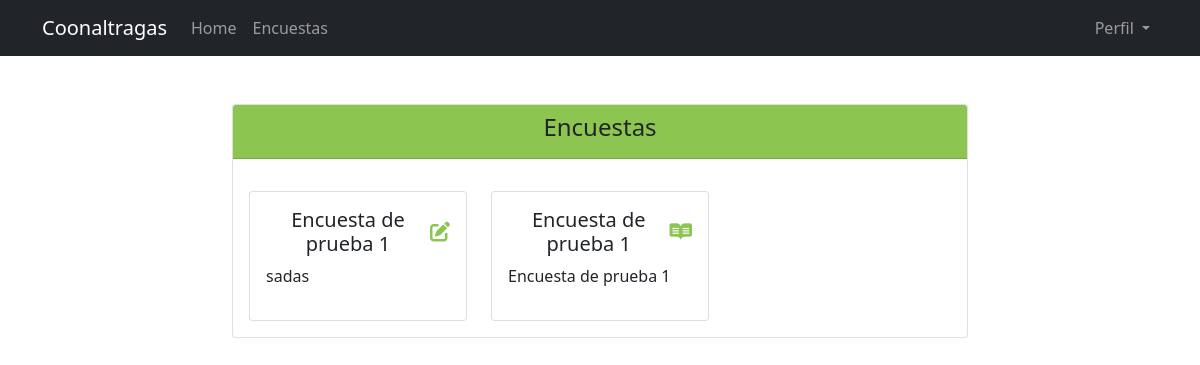
The app's page /encuestas/listaencuestas/ (signed in), older data.
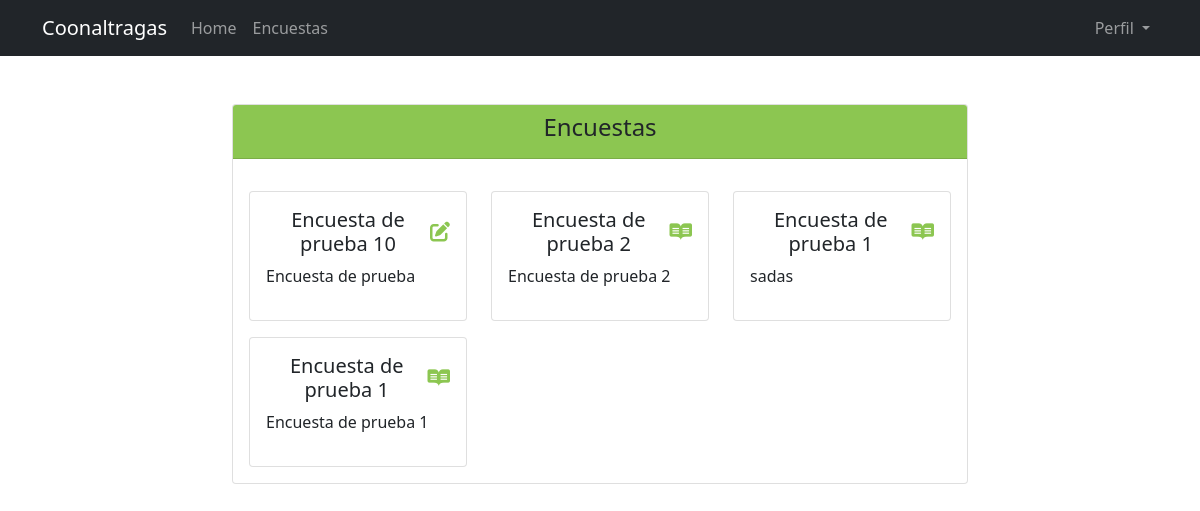
The same page, newer data.
### encuestas/models.py (models this page shows, shortened)
class Encuesta(BaseModel):
    user = models.ForeignKey(User, on_delete=models.PROTECT, related_name="encuestas", null=True, blank=True)
    nombre = models.CharField('Nombre de la encuesta',max_length=252)
    descripcion = models.TextField('Descripción de la encuesta')
    estado_terminado = models.BooleanField('Encuesta terminada', default=False)
    is_active = models.BooleanField('Encuesta activada', default=False)

### encuestas/views.py (the view)
# urls.py: path('listaencuestas/', views.ListaEncuestasRealizarListView.as_view(), name="lista_encuestas_realizar"),
class ListaEncuestasRealizarListView(LoginRequiredMixin, ListView):
    login_url = 'login'
    model = Encuesta
    template_name = "encuestas/lista_encuestas_realizar.html"
    def get_context_data(self, **kwargs):
        context =  super(ListaEncuestasRealizarListView, self).get_context_data(**kwargs)
        for i in range(len(context['object_list'])):
            setattr(context['object_list'][i], 'ha_sido_diligenciada', RespuestaCampo.objects.filter(encuesta=context['object_list'][i], user=self.request.user).exists())
        print(context['object_list'][0].ha_sido_diligenciada)
        return context

### encuestas/templates/encuestas/lista_encuestas_realizar.html
{% extends "base.html" %}
{% load filter %}
{% block content %}
<div class="col-md-8 mx-auto">
    <div class="card text-center">
        <div class="card-header" style="background-color: #8cc651;">
            <h4>Encuestas</h4>
        </div>
        <div class="card-body">
            <div class="row">
                {% for encuesta in object_list %}
                <div class="col-md-4 mt-3">
                    <div class="card">
                        <div class="card-body">
                            <h5 class="card-title d-flex justify-content-between align-items-center">
                                {{ encuesta.nombre }}
                                {% if not encuesta.estado_terminado %}
                                <a href="{% url 'realizar_encuesta' encuesta.pk %}">
                                    <i style="color: #8cc651;" class="fa-solid fa-pen-to-square"></i>
                                </a>
                                {% else %}
                                <a href="{% url 'resultados_encuesta' encuesta.id %}">
                                    <i style="color: #8cc651;" class="fa-brands fa-readme"></i>
                                </a>
                                {% endif %}
                            </h5>
                            <p align="left">{{ encuesta.descripcion }}</p>
                        </div>
                    </div>
                </div>
                {% empty %}
                <h4> No hay aún encuestas para realizar.</h4>
                {% endfor %}
            </div>
        </div>
    </div>
</div>
{% endblock %}

Row changes from the older to the newer data that the page shows:
added Encuesta: nombre "Encuesta de prueba 10", estado_terminado False (drawn), descripcion "Encuesta de prueba"
added Encuesta: nombre "Encuesta de prueba 2", estado_terminado True (drawn), descripcion "Encuesta de prueba 2"
changed Encuesta "sadas": estado_terminado False → True (drawn)
